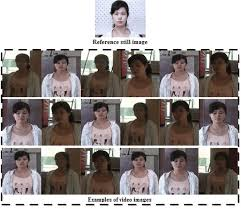
#> input picture face_cascade/input_img/images.jpg, 241 x 209 px; its folder holds 2 pictures in this run
$ python main.py
#> lines starting #> are read from the running program, lines starting #| are printed output that depends on the picture; after the words box and inside, x2 and y2 are one past the last pixel; in counts of white or black regions, pixels touching at a corner belong together
import os
import cv2

def detect_faces(input_image_path, output_image_path):
    # Загрузка файла классификатора Haar Cascade для обнаружения лиц
#> called with input_image_path = 'input_img/images.jpg', output_image_path = 'found_faces/images.jpg'
    face_cascade_path = 'haarcascade_frontalface_default.xml'
    face_cascade = cv2.CascadeClassifier(face_cascade_path)

    # Чтение входного изображения
    image = cv2.imread(input_image_path)
#> image is the input picture: shape (209, 241, 3); mean B, G, R 145.3, 147.1, 154.1
    gray_image = cv2.cvtColor(image, cv2.COLOR_BGR2GRAY)
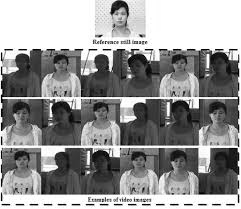
#> gray_image: shape (209, 241); min 0, max 255, mean 149

    # Обнаружение лиц на изображении
    faces = face_cascade.detectMultiScale(gray_image, scaleFactor=1.1, minNeighbors=5, minSize=(30, 30))
#> faces = ()

    # Рисование прямоугольников вокруг обнаруженных лиц
    for (x, y, w, h) in faces:
        cv2.rectangle(image, (x, y), (x + w, y + h), (255, 0, 0), 2)
#> this loop made 0 passes

    # Сохранение изображения с обнаруженными лицами
    cv2.imwrite(output_image_path, image)

if __name__ == "__main__":
    input_dir = 'input_img'
    output_dir = 'found_faces'

    # Создание выходной директории, если она не существует
    if not os.path.exists(output_dir):
        os.makedirs(output_dir)

    # Обработка всех изображений в директории с входными изображениями
    for filename in os.listdir(input_dir):
        if filename.lower().endswith('.jpg'):
            input_image_path = os.path.join(input_dir, filename)
            output_image_path = os.path.join(output_dir, filename)
            detect_faces(input_image_path, output_image_path)
            print(f"Обнаруженные лица сохранены в {output_image_path}")
#> pass 2 of the loop `for filename in os.listdir(input_dir):`:
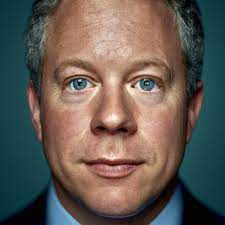
#> input picture face_cascade/input_img/path_to_your_image.jpg, 225 x 225 px
#> in detect_faces, image is the input picture: shape (225, 225, 3); mean B, G, R 83.9, 91.1, 100.2
#> in detect_faces (call 2), `gray_image = cv2.cvtColor(image, cv2.COLOR_BGR2GRAY)`:
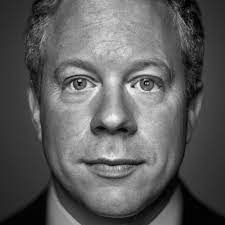
#> gray_image: shape (225, 225); min 0, max 246, mean 93
#> faces = [[32, 18, 163, 163]]
#> the loop in detect_faces (call 2), `for (x, y, w, h) in faces:` made 1 pass
#> after the loop in detect_faces (call 2), `for (x, y, w, h) in faces:`:
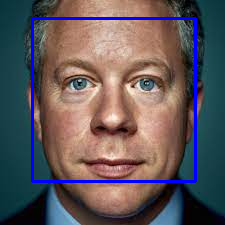
#> image: shape (225, 225, 3); 3.86% of pixels changed, all inside (x1, y1, x2, y2) = (31, 17, 197, 183)
